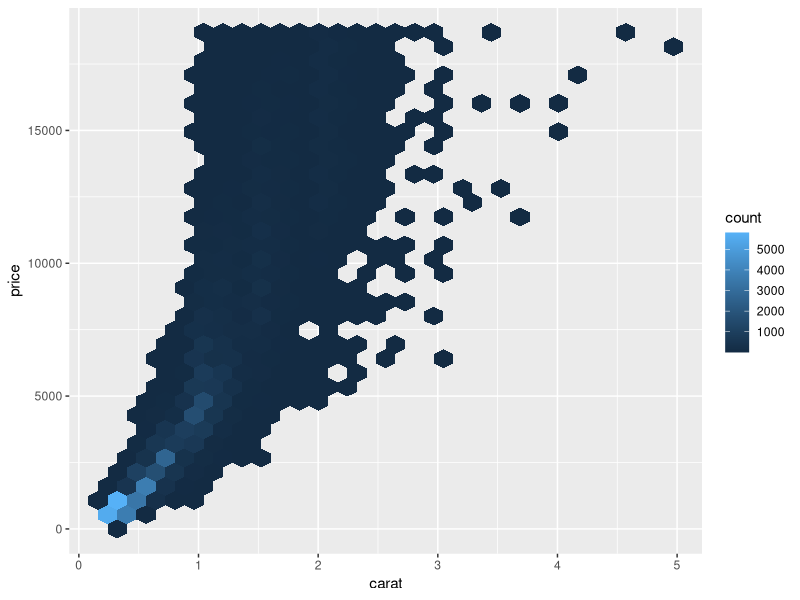
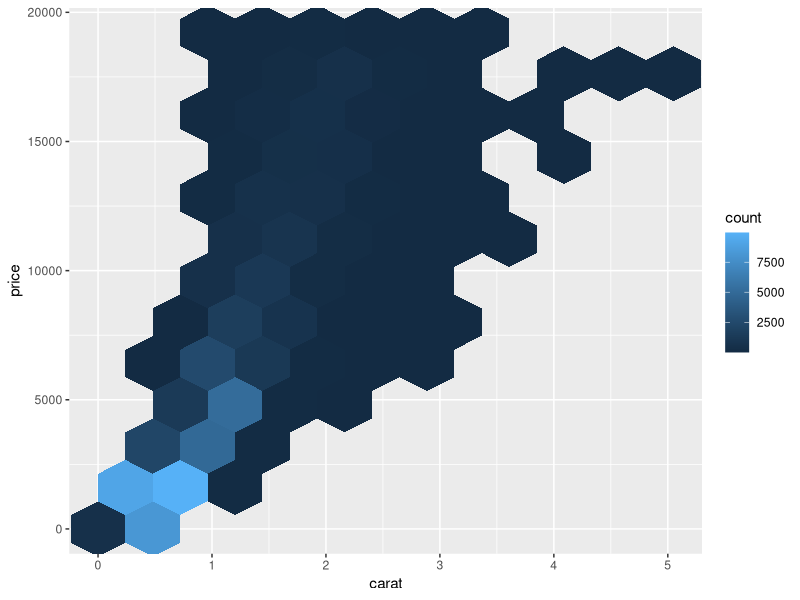
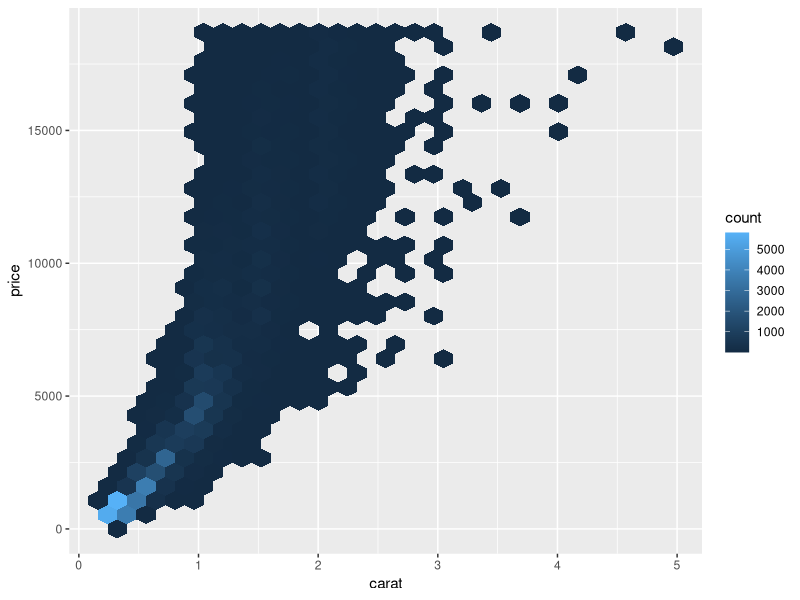
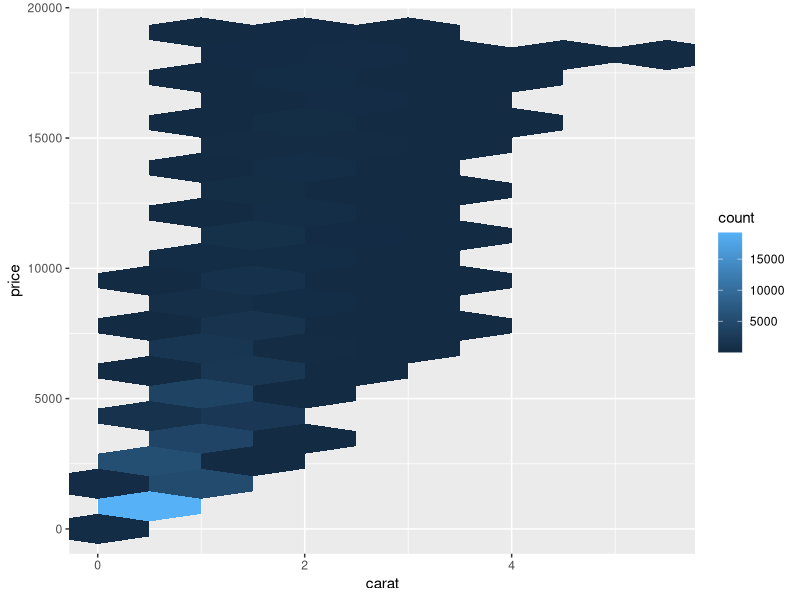
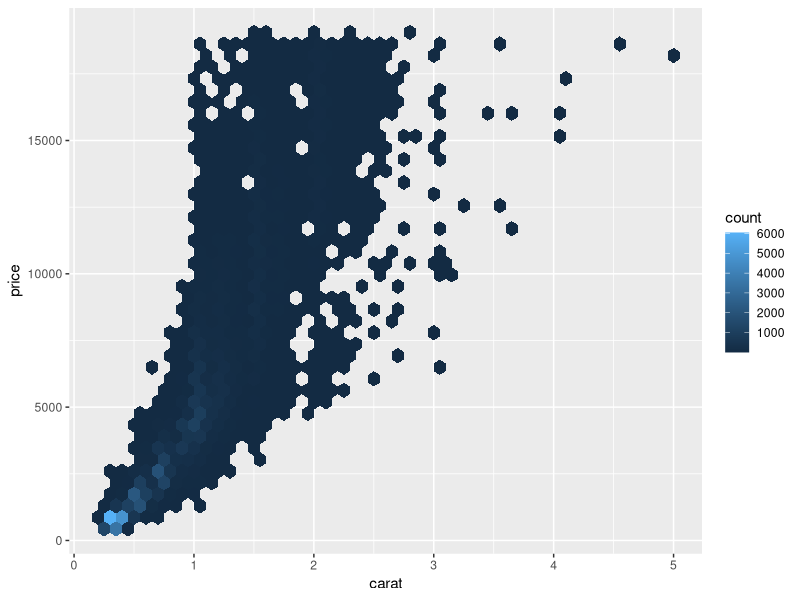

R code for these plots, in order:
# r2py crawler metadata
# package: ggplot2
# source_type: rd_example
# topic: geom_hex.Rd
# source_file: C:\Users\bened\AppData\Local\R\win-library\4.5\ggplot2\help
# lines: 13

suppressPackageStartupMessages(library(ggplot2))
d <- ggplot(diamonds, aes(carat, price))
d + geom_hex()


# You can control the size of the bins by specifying the number of
# bins in each direction:
d + geom_hex(bins = 10)
d + geom_hex(bins = 30)

# Or by specifying the width of the bins
d + geom_hex(binwidth = c(1, 1000))
d + geom_hex(binwidth = c(.1, 500))
